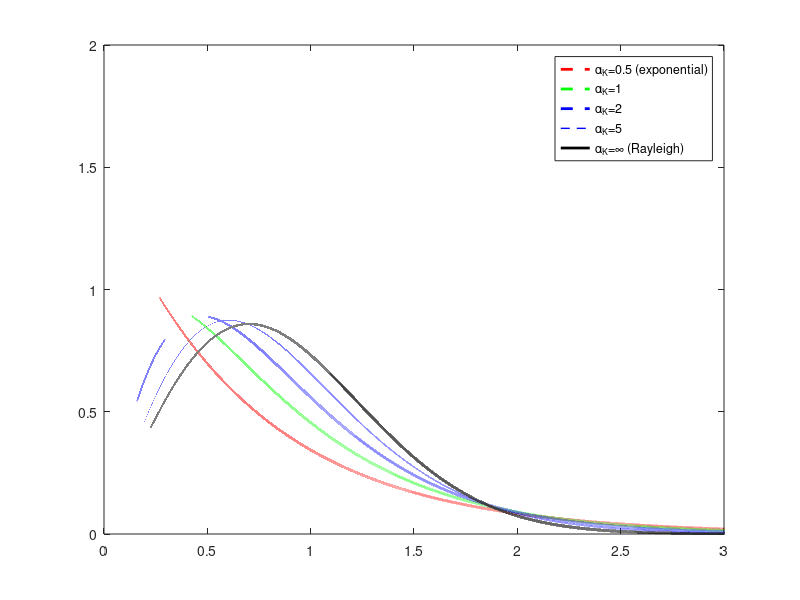
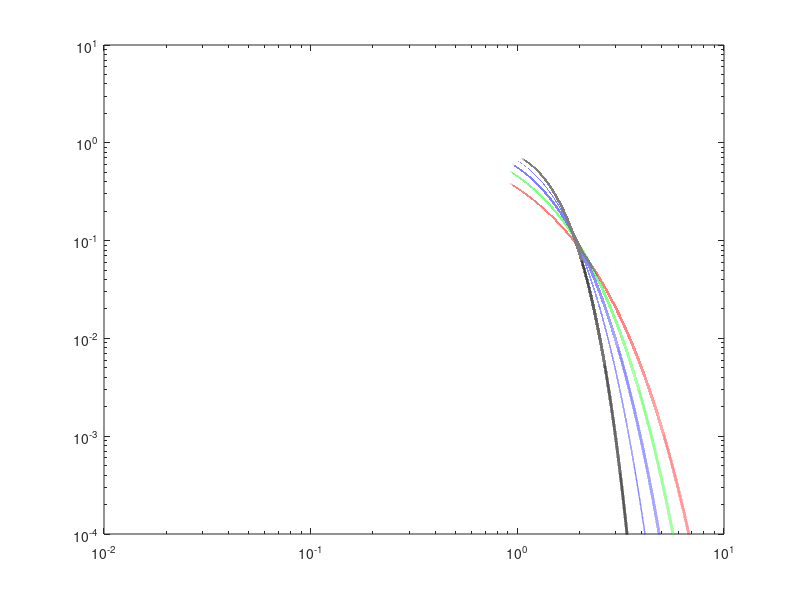

Reproduce these figures in MATLAB, in order.
% Code to generate Figure 8 of the echo statistics tutorial
%
% This code plots the K PDF on both a lin-lin and log-log scale.
% The equation used in the code is mathematically equivalent
% to Eq. (29) in the paper, although it is slightly different in
% form.
%
% Author:  Kyungmin Baik | kbaik@kriss.re.kr | KRISS


clear all
close all

X=logspace(-5,3,1e6);
%Alpha=input('Enter the value of alpha: '); % Shape parameter
Alpha=0.5;
PDF=4*sqrt(Alpha)/gamma(Alpha)*((sqrt(Alpha)*X).^Alpha).*besselk(Alpha-1,2*sqrt(Alpha)*X);
figure(1)
plot(X,PDF,'r--','LineWidth',2)
hold on
figure(2)
loglog(X,PDF,'r--','LineWidth',2)
hold on

Alpha=1;
PDF=4*sqrt(Alpha)/gamma(Alpha)*((sqrt(Alpha)*X).^Alpha).*besselk(Alpha-1,2*sqrt(Alpha)*X);
figure(1)
plot(X,PDF,'g--','LineWidth',2)
figure(2)
loglog(X,PDF,'g--','LineWidth',2)

Alpha=2;
PDF=4*sqrt(Alpha)/gamma(Alpha)*((sqrt(Alpha)*X).^Alpha).*besselk(Alpha-1,2*sqrt(Alpha)*X);
figure(1)
plot(X,PDF,'b--','LineWidth',2)
figure(2)
loglog(X,PDF,'b--','LineWidth',2)

Alpha=5;
PDF=4*sqrt(Alpha)/gamma(Alpha)*((sqrt(Alpha)*X).^Alpha).*besselk(Alpha-1,2*sqrt(Alpha)*X);
figure(1)
plot(X,PDF,'b--','LineWidth',1)
figure(2)
loglog(X,PDF,'b--','LineWidth',1)

Alpha=100; % sufficiently large value for the case of alpha_k=infinite
PDF=4*sqrt(Alpha)/gamma(Alpha)*((sqrt(Alpha)*X).^Alpha).*besselk(Alpha-1,2*sqrt(Alpha)*X);
figure(1)
plot(X,PDF,'k-','LineWidth',2)
axis([0 3 0 2])
legend('\alpha_K=0.5 (exponential)','\alpha_K=1','\alpha_K=2','\alpha_K=5','\alpha_K=\infty (Rayleigh)')
figure(2)
loglog(X,PDF,'k-','LineWidth',2)
axis([1e-2 1e1 1e-4 1e1])
